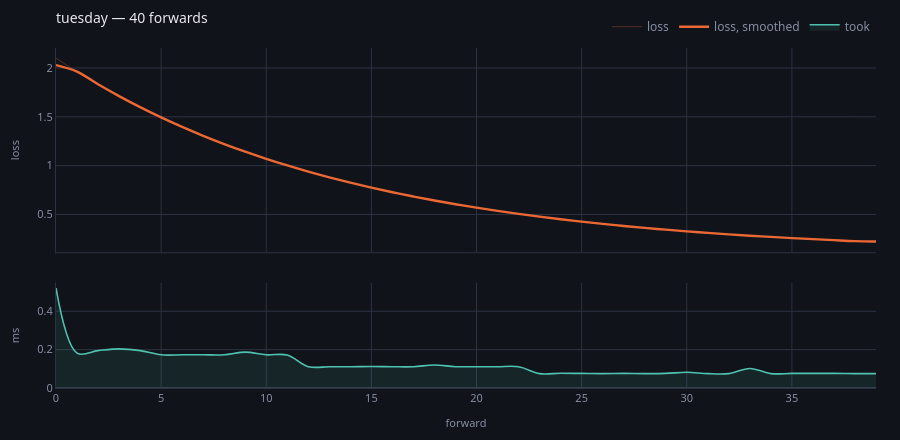

Notebook source saved alongside this figure:
### Markdown cell above
## Drawn

`progress` reads the store. The bold line is a **centred rolling mean**, not a
spline through the points: a spline invents the values between them, and an
overshoot dipping below a minimum that never happened is a figure that lies.
The raw series stays underneath it, thin, so nothing is hidden by the smoothing.

### Code cell
progress(store, run="tuesday")

### Figure 1 — Plotly figure (JSON) as saved in the notebook; plotly's stock layout.template omitted (floating-point values rounded to 4 significant figures)
{"data": [{"hovertemplate": "forward %{x}<br>loss %{y:.4g}<extra></extra>", "line": {"color": "#eb6834", "width": 1}, "mode": "lines", "name": "loss", "opacity": 0.32, "type": "scatter", "x": [0, 1, 2, 3, 4, 5, 6, 7, 8, 9, 10, 11, 12, 13, 14, 15, 16, 17, 18, 19, 20, 21, 22, 23, 24, 25, 26, 27, 28, 29, 30, 31, 32, 33, 34, 35, 36, 37, 38, 39], "xaxis": "x", "y": [2.1, 1.96, 1.83, 1.709, 1.596, 1.491, 1.394, 1.303, 1.219, 1.141, 1.068, 1.0, 0.9372, 0.8786, 0.8241, 0.7734, 0.7263, 0.6824, 0.6417, 0.6037, 0.5685, 0.5357, 0.5052, 0.4768, 0.4504, 0.4259, 0.4031, 0.3819, 0.3622, 0.3438, 0.3267, 0.3109, 0.2961, 0.2824, 0.2696, 0.2577, 0.2467, 0.2364, 0.2269, 0.218], "yaxis": "y"}, {"hovertemplate": "forward %{x}<br>mean %{y:.4g}<extra></extra>", "line": {"color": "#eb6834", "shape": "spline", "width": 2.4}, "mode": "lines", "name": "loss, smoothed", "type": "scatter", "x": [0, 1, 2, 3, 4, 5, 6, 7, 8, 9, 10, 11, 12, 13, 14, 15, 16, 17, 18, 19, 20, 21, 22, 23, 24, 25, 26, 27, 28, 29, 30, 31, 32, 33, 34, 35, 36, 37, 38, 39], "xaxis": "x", "y": [2.03, 1.963, 1.833, 1.712, 1.599, 1.494, 1.396, 1.306, 1.221, 1.143, 1.07, 1.002, 0.9387, 0.88, 0.8254, 0.7746, 0.7274, 0.6834, 0.6426, 0.6046, 0.5693, 0.5364, 0.5059, 0.4775, 0.4511, 0.4265, 0.4036, 0.3824, 0.3626, 0.3442, 0.3271, 0.3112, 0.2964, 0.2827, 0.2699, 0.258, 0.247, 0.2367, 0.2271, 0.2224], "yaxis": "y"}, {"fill": "tozeroy", "fillcolor": "rgba(79,195,176,0.10)", "hovertemplate": "forward %{x}<br>%{y:.1f} ms<extra></extra>", "line": {"color": "#4fc3b0", "shape": "spline", "width": 1.6}, "mode": "lines", "name": "took", "type": "scatter", "x": [0, 1, 2, 3, 4, 5, 6, 7, 8, 9, 10, 11, 12, 13, 14, 15, 16, 17, 18, 19, 20, 21, 22, 23, 24, 25, 26, 27, 28, 29, 30, 31, 32, 33, 34, 35, 36, 37, 38, 39], "xaxis": "x2", "y": [0.521, 0.182, 0.195, 0.204, 0.195, 0.173, 0.173, 0.173, 0.173, 0.187, 0.173, 0.172, 0.111, 0.111, 0.111, 0.112, 0.111, 0.111, 0.12, 0.111, 0.111, 0.111, 0.111, 0.075, 0.077, 0.076, 0.075, 0.076, 0.075, 0.076, 0.082, 0.075, 0.075, 0.102, 0.075, 0.076, 0.076, 0.076, 0.075, 0.075], "yaxis": "y2"}, {"hovertemplate": "forward %{x} broke<extra></extra>", "marker": {"color": "#ef5f6b", "size": 9, "symbol": "x"}, "mode": "markers", "name": "broke", "showlegend": false, "type": "scatter", "x": [], "xaxis": "x", "y": [], "yaxis": "y"}], "layout": {"font": {"color": "#e7e9ef", "family": "system-ui, -apple-system, Segoe UI, Roboto, sans-serif", "size": 12}, "height": 440, "hoverlabel": {"align": "left", "bgcolor": "#1a1e28", "bordercolor": "#2c3242", "font": {"color": "#e7e9ef", "family": "system-ui, -apple-system, Segoe UI, Roboto, sans-serif"}}, "hovermode": "x unified", "legend": {"bgcolor": "rgba(0,0,0,0)", "font": {"color": "#868ea3"}, "orientation": "h", "x": 1, "xanchor": "right", "y": 1.02, "yanchor": "bottom"}, "margin": {"b": 44, "l": 56, "r": 24, "t": 44}, "paper_bgcolor": "#101319", "plot_bgcolor": "#101319", "title": {"font": {"size": 14}, "text": "tuesday — 40 forwards", "x": 0, "xanchor": "left", "xref": "paper", "y": 0.97, "yanchor": "top"}, "xaxis": {"anchor": "y", "domain": [0.0, 1.0], "gridcolor": "#2c3242", "linecolor": "#2c3242", "matches": "x2", "showticklabels": false, "tickfont": {"color": "#868ea3", "size": 11}, "title": {"font": {"color": "#868ea3", "size": 11}}, "zerolinecolor": "#2c3242"}, "xaxis2": {"anchor": "y2", "domain": [0.0, 1.0], "gridcolor": "#2c3242", "linecolor": "#2c3242", "tickfont": {"color": "#868ea3", "size": 11}, "title": {"font": {"color": "#868ea3", "size": 11}, "text": "forward"}, "zerolinecolor": "#2c3242"}, "yaxis": {"anchor": "x", "domain": [0.3994, 1.0], "gridcolor": "#2c3242", "linecolor": "#2c3242", "tickfont": {"color": "#868ea3", "size": 11}, "title": {"font": {"color": "#868ea3", "size": 11}, "text": "loss"}, "zerolinecolor": "#2c3242"}, "yaxis2": {"anchor": "x2", "domain": [0.0, 0.3094], "gridcolor": "#2c3242", "linecolor": "#2c3242", "rangemode": "tozero", "tickfont": {"color": "#868ea3", "size": 11}, "title": {"font": {"color": "#868ea3", "size": 11}, "text": "ms"}, "zerolinecolor": "#2c3242"}}}
